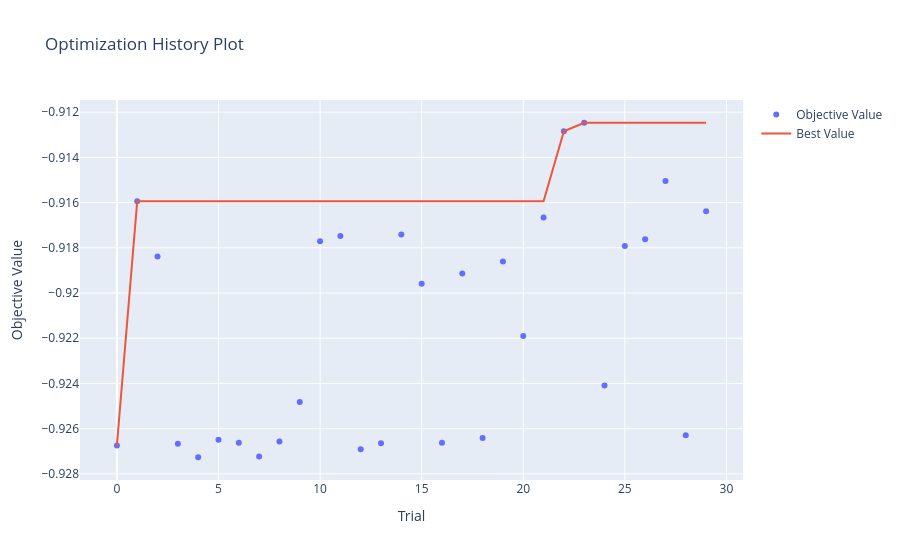
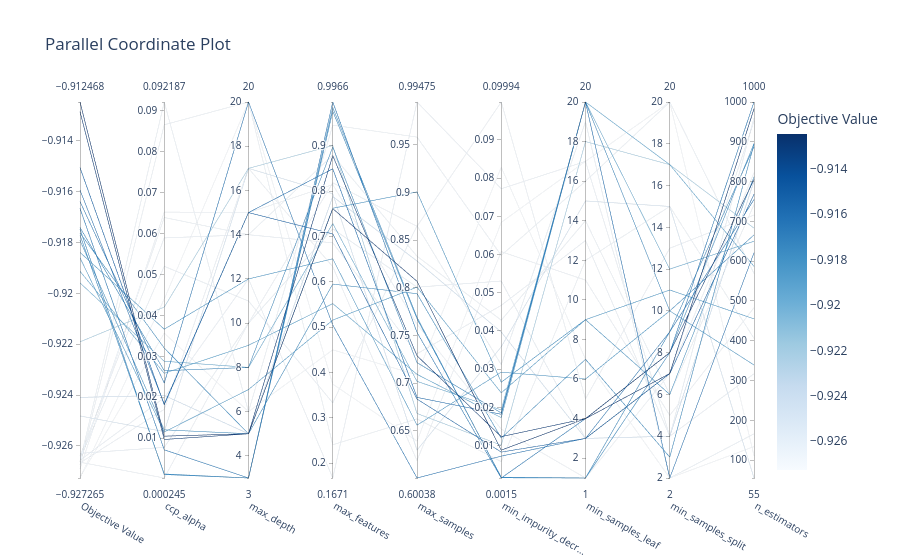

The code cell stored with these charts, in order, in its notebook:
### Code cell
visualization(rfr_model, rfr_study)
print('Initial_result')
initial_resutl(rfr_model)
